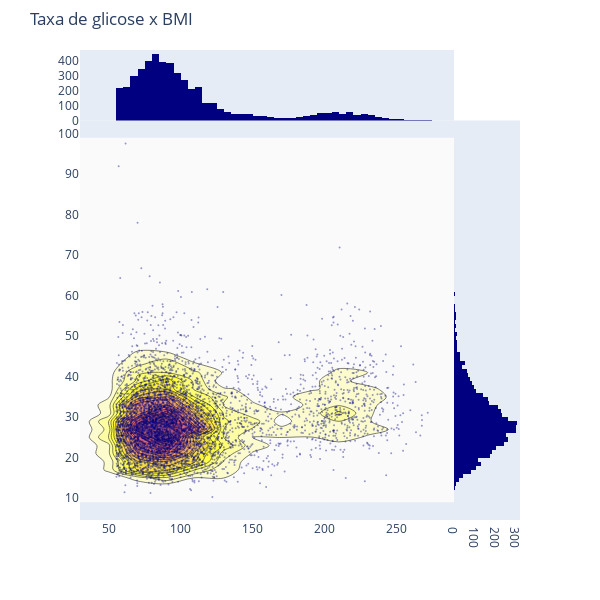
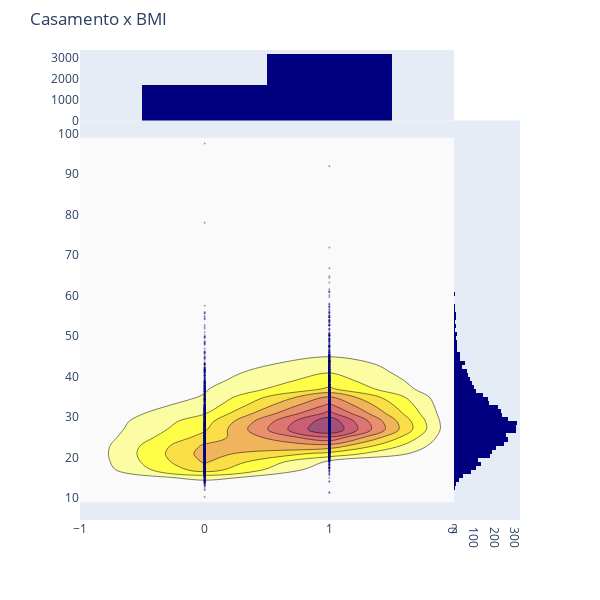
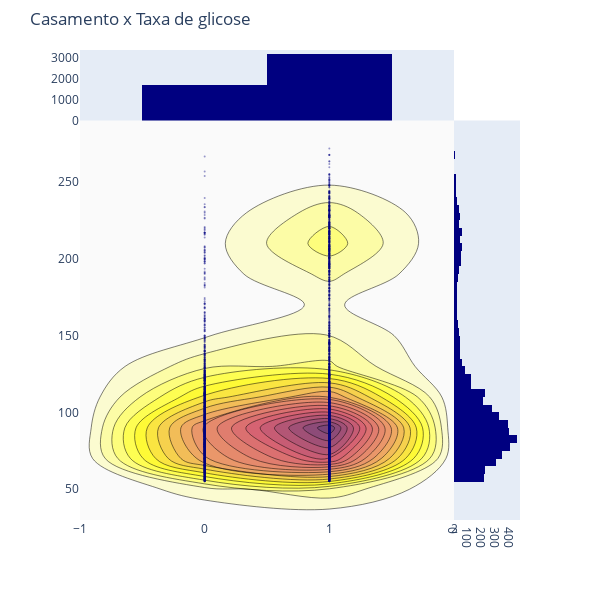

Notebook cell for these charts, in order:
### Code cell
fig = ff.create_2d_density(
    x=df['avg_glucose_level'],
    y=df['bmi'],
    title="Taxa de glicose x BMI",
    colorscale=['#7A4579', '#D56073', 'rgb(236,158,105)', (1, 1, 0.2), (0.98,0.98,0.98)]
)
fig.show()
fig = ff.create_2d_density(
    x=df['ever_married'],
    y=df['bmi'],
    title="Casamento x BMI",
    colorscale=['#7A4579', '#D56073', 'rgb(236,158,105)', (1, 1, 0.2), (0.98,0.98,0.98)]
)
fig.show()
fig = ff.create_2d_density(
    x=df['ever_married'],
    y=df['avg_glucose_level'],
    title="Casamento x Taxa de glicose",
    colorscale=['#7A4579', '#D56073', 'rgb(236,158,105)', (1, 1, 0.2), (0.98,0.98,0.98)]
)
fig.show()

### Figure 1 — Plotly figure (JSON) as saved in the notebook; plotly's stock layout.template omitted (floating-point values rounded to 4 significant figures; data arrays with more than 128 entries replaced by an {"elided": "..."} marker saying what was removed)
{"data": [{"marker": {"color": "rgb(0, 0, 128)", "opacity": 0.4, "size": 2}, "mode": "markers", "name": "points", "type": "scatter", "x": {"elided": "4908 float values"}, "y": {"elided": "4908 float values"}}, {"colorscale": [[0, "rgb(122, 69, 121)"], [0.25, "rgb(213, 96, 115)"], [0.5, "rgb(236, 158, 105)"], [0.75, "rgb(255, 255, 51)"], [1, "rgb(250, 250, 250)"]], "name": "density", "ncontours": 20, "reversescale": true, "showscale": false, "type": "histogram2dcontour", "x": {"elided": "4908 float values"}, "y": {"elided": "4908 float values"}}, {"marker": {"color": "rgb(0, 0, 128)"}, "name": "x density", "type": "histogram", "x": {"elided": "4908 float values"}, "yaxis": "y2"}, {"marker": {"color": "rgb(0, 0, 128)"}, "name": "y density", "type": "histogram", "xaxis": "x2", "y": {"elided": "4908 float values"}}], "layout": {"autosize": false, "bargap": 0, "height": 600, "hovermode": "closest", "margin": {"t": 50}, "showlegend": false, "title": {"text": "Taxa de glicose x BMI"}, "width": 600, "xaxis": {"domain": [0, 0.85], "showgrid": false, "zeroline": false}, "xaxis2": {"domain": [0.85, 1], "showgrid": false, "zeroline": false}, "yaxis": {"domain": [0, 0.85], "showgrid": false, "zeroline": false}, "yaxis2": {"domain": [0.85, 1], "showgrid": false, "zeroline": false}}}

### Figure 2 — Plotly figure (JSON) as saved in the notebook; plotly's stock layout.template omitted (floating-point values rounded to 4 significant figures; data arrays with more than 128 entries replaced by an {"elided": "..."} marker saying what was removed)
{"data": [{"marker": {"color": "rgb(0, 0, 128)", "opacity": 0.4, "size": 2}, "mode": "markers", "name": "points", "type": "scatter", "x": {"elided": "4908 int values"}, "y": {"elided": "4908 float values"}}, {"colorscale": [[0, "rgb(122, 69, 121)"], [0.25, "rgb(213, 96, 115)"], [0.5, "rgb(236, 158, 105)"], [0.75, "rgb(255, 255, 51)"], [1, "rgb(250, 250, 250)"]], "name": "density", "ncontours": 20, "reversescale": true, "showscale": false, "type": "histogram2dcontour", "x": {"elided": "4908 int values"}, "y": {"elided": "4908 float values"}}, {"marker": {"color": "rgb(0, 0, 128)"}, "name": "x density", "type": "histogram", "x": {"elided": "4908 int values"}, "yaxis": "y2"}, {"marker": {"color": "rgb(0, 0, 128)"}, "name": "y density", "type": "histogram", "xaxis": "x2", "y": {"elided": "4908 float values"}}], "layout": {"autosize": false, "bargap": 0, "height": 600, "hovermode": "closest", "margin": {"t": 50}, "showlegend": false, "title": {"text": "Casamento x BMI"}, "width": 600, "xaxis": {"domain": [0, 0.85], "showgrid": false, "zeroline": false}, "xaxis2": {"domain": [0.85, 1], "showgrid": false, "zeroline": false}, "yaxis": {"domain": [0, 0.85], "showgrid": false, "zeroline": false}, "yaxis2": {"domain": [0.85, 1], "showgrid": false, "zeroline": false}}}

### Figure 3 — Plotly figure (JSON) as saved in the notebook; plotly's stock layout.template omitted (floating-point values rounded to 4 significant figures; data arrays with more than 128 entries replaced by an {"elided": "..."} marker saying what was removed)
{"data": [{"marker": {"color": "rgb(0, 0, 128)", "opacity": 0.4, "size": 2}, "mode": "markers", "name": "points", "type": "scatter", "x": {"elided": "4908 int values"}, "y": {"elided": "4908 float values"}}, {"colorscale": [[0, "rgb(122, 69, 121)"], [0.25, "rgb(213, 96, 115)"], [0.5, "rgb(236, 158, 105)"], [0.75, "rgb(255, 255, 51)"], [1, "rgb(250, 250, 250)"]], "name": "density", "ncontours": 20, "reversescale": true, "showscale": false, "type": "histogram2dcontour", "x": {"elided": "4908 int values"}, "y": {"elided": "4908 float values"}}, {"marker": {"color": "rgb(0, 0, 128)"}, "name": "x density", "type": "histogram", "x": {"elided": "4908 int values"}, "yaxis": "y2"}, {"marker": {"color": "rgb(0, 0, 128)"}, "name": "y density", "type": "histogram", "xaxis": "x2", "y": {"elided": "4908 float values"}}], "layout": {"autosize": false, "bargap": 0, "height": 600, "hovermode": "closest", "margin": {"t": 50}, "showlegend": false, "title": {"text": "Casamento x Taxa de glicose"}, "width": 600, "xaxis": {"domain": [0, 0.85], "showgrid": false, "zeroline": false}, "xaxis2": {"domain": [0.85, 1], "showgrid": false, "zeroline": false}, "yaxis": {"domain": [0, 0.85], "showgrid": false, "zeroline": false}, "yaxis2": {"domain": [0.85, 1], "showgrid": false, "zeroline": false}}}
